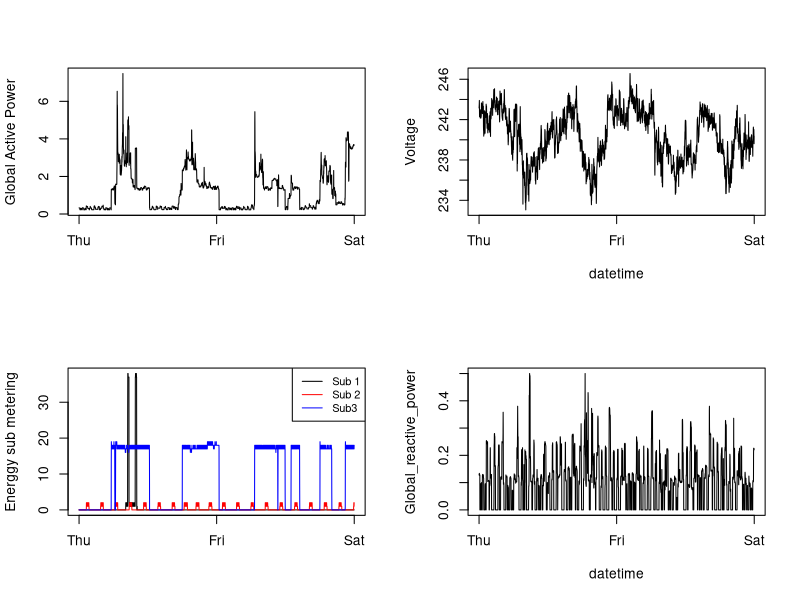

This figure's R source:
SelectedElectData <- read.csv("ElectData.csv")
png(filename="Plot4.png",width = 480, height = 480)

# set up the plots
par(mfrow=c(2,2))

# set up the labels
# get the first time for the days
NewDays <- grep('00:00:00',SelectedElectData$Time)
# add the saturday endpoint
NewDays <- c(NewDays,length(SelectedElectData$Global_active_power)+1)

NewDayLabels <- c("Thu","Fri","Sat")

# subplot 1
# make the plot
plot(SelectedElectData$Global_active_power,type="l", xlab="",ylab="Global Active Power",xaxt="n",pch = 1)
axis(1, at=NewDays, labels=NewDayLabels)

# subplot 2
# make the plot
plot(SelectedElectData$Voltage,type="l", xlab="datetime",ylab="Voltage",xaxt="n",pch = 2)
axis(1, at=NewDays, labels=NewDayLabels)


# subplot 3
# make the plot
plot(SelectedElectData$Sub_metering_1,col = 'black', type="l", xlab="",ylab="Energgy sub metering",xaxt="n",pch = 3)
axis(1, at=NewDays, labels=NewDayLabels)
lines(SelectedElectData$Sub_metering_2,type="l",col="red")
lines(SelectedElectData$Sub_metering_3,type="l",col="blue")

leg.txt <- c('Sub 1', "Sub 2", "Sub3")
leg.loc <- "topright"
leg.col <- c("black","red", "blue")

legend(leg.loc,leg.txt, col = leg.col, lty=1, cex=0.8)

# subplot 4
# make the plot
plot(SelectedElectData$Global_reactive_power,type="l", xlab="datetime",ylab="Global_reactive_power",xaxt="n",pch = 4)
axis(1, at=NewDays, labels=NewDayLabels)
dev.off()
